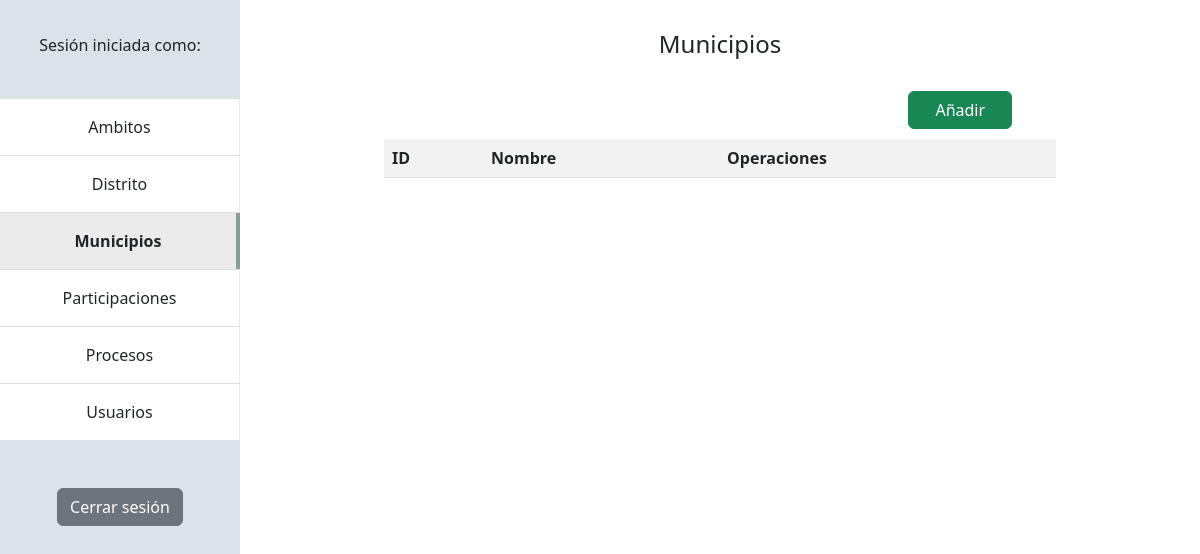
/admin/municipios.php, run on an earlier commit of the app's database.
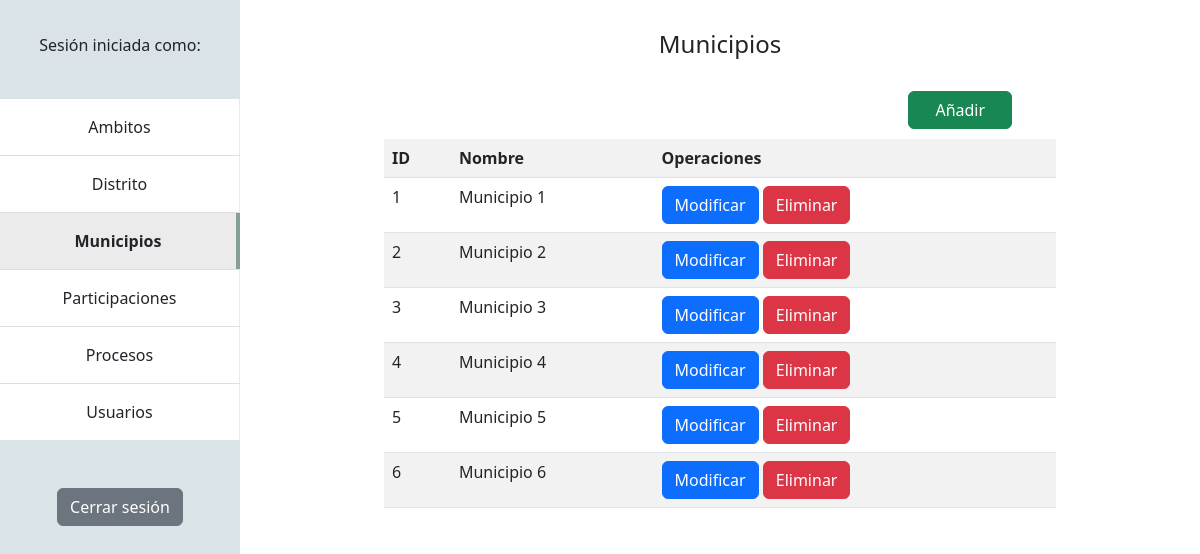
And on a later commit of the database.
### tables this page shows
CREATE TABLE `municipios` (
  `mid` int(11) NOT NULL,
  `nombre_municipio` varchar(256) NOT NULL
);

### admin/municipios.php (the view, shortened to what this page needs)
<?php
    $usuario = $_SESSION['usr'];
    $db = new Database();
    $pdo = $db -> connect();
    $sql = $pdo->prepare("SELECT * FROM municipios;");
    $sql->execute();
    $rows = $sql->fetchAll();
?>
<html lang="en">
    <head>
        <link rel="stylesheet" href="admin.css">
        <link href="https://cdn.jsdelivr.net/npm/bootstrap@5.2.3/dist/css/bootstrap.min.css" rel="stylesheet">
    </head>
    <body>
        <div class="nav-bar">
            <center><h6>Sesión iniciada como:<br><?php echo $usuario ?></h6></center>
            <center>
                <ul class="list-group list-group-flush mb-5">
                    <li class="list-group-item p-0"><a class="nav-link p-3" href="ambitos.php">Ambitos</a></li>
                    <li class="list-group-item p-0"><a class="nav-link p-3" href="distrito.php">Distrito</a></li>
                    <li class="list-group-item p-0"><a class="active nav-link p-3" aria-current="page">Municipios</a></li>
                    <li class="list-group-item p-0"><a class="nav-link p-3" href="participaciones.php">Participaciones</a></li>
                    <li class="list-group-item p-0"><a class="nav-link p-3" href="proceso.php">Procesos</a></li>
                    <li class="list-group-item p-0"><a class="nav-link p-3" href="usuarios.php">Usuarios</a></li>
                </ul>
            </center>
            <form action="logout.php">
                <center><button type="submit" class="btn btn-secondary">Cerrar sesión</button></center>
            </form>
        </div>
        <center><h4>Municipios</h4></center>
        <br>
        <button type="button" class="btn btn-success float-end" id="add">Añadir</button>
        <br><br>
        <table class="table table-striped">
            <tr>
                <th>ID</th>
                <th>Nombre</th>
                <th>Operaciones</th>
            </tr>
            <?php foreach ($rows as $row){ ?>
            <tr>
                <td><?php echo $row ['mid'];?></td>
                <td><?php echo $row ['nombre_municipio'];?></td>
                <td>
                    <form action="fetch/municipalities/edit-municipality.php?edit=<?=$row['mid'];?>" method="POST" class="d-inline">
                        <button type="submit" class="edit btn btn-primary" id="edit" value="<?=$row['mid'];?>">Modificar</button>
                    </form>
                    <form action="fetch/municipalities/delete-municipality.php?delete=<?=$row['mid'];?>" method="POST" class="d-inline" onsubmit="return confirm('Eliminar este municipio también eliminará todos sus procesos y distritos. ¿Desea continuar?');">
                        <button type="submit" class="delete btn btn-danger">Eliminar</button>
                    </form>
                </td>
            </tr>
            <?php } $sql->closeCursor(); ?>
        </table>
    </body>
</html>

What changed in the data, as far as the page shows it:
added municipios: mid "1", nombre_municipio "Municipio 1"
added municipios: mid "2", nombre_municipio "Municipio 2"
added municipios: mid "3", nombre_municipio "Municipio 3"
added municipios: mid "4", nombre_municipio "Municipio 4"
added municipios: mid "5", nombre_municipio "Municipio 5"
added municipios: mid "6", nombre_municipio "Municipio 6"
